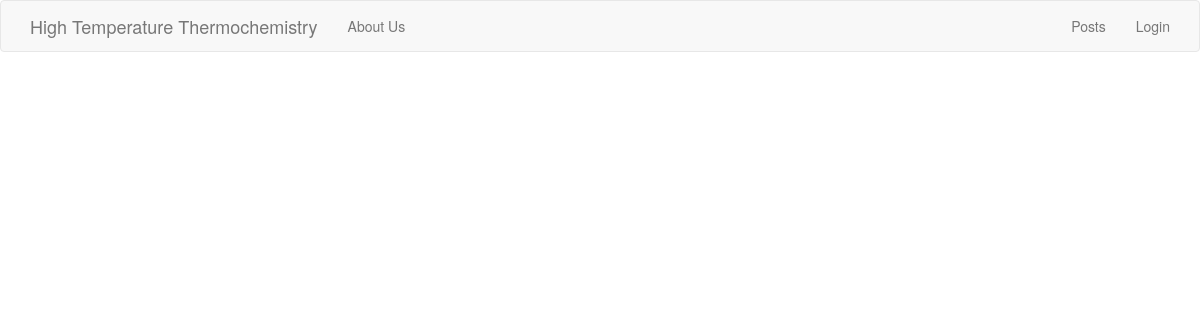
The app's page /post_list2/, older data.
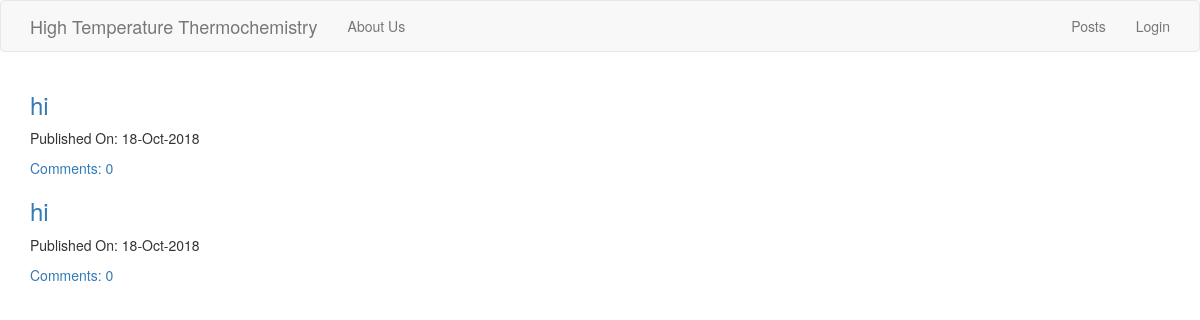
The same page, newer data.
### blog/models.py (models this page shows, shortened)
class Post(models.Model):
    author = models.ForeignKey('MyUser', on_delete=models.CASCADE)
    title = models.CharField(max_length=200)
    text = models.TextField()
    created_date = models.DateTimeField(default=timezone.now)
    published_date = models.DateTimeField(blank=True, null=True)
    photo = models.ImageField(blank=True, null=True)
    document = models.FileField(blank=True, null=True, upload_to='documents/')
    where_to = [
        ('post_list', 'Post List'),
        ('post_list2', 'Post List2'),
    ]
    where_to_status = models.CharField(max_length=15, choices=where_to, default='post_list')
    def approve_comment(self):
        return self.comments.filter(approved_comment=True)

### blog/views.py (the view)
# urls.py: path('post_list2/', views.PostList2View.as_view(), name='post_list2'),
class PostList2View(ListView):
    model = Post
    def get_queryset(self):
        return Post.objects.filter(where_to_status='post_list2').order_by('-published_date')

### templates/blog/post_list.html
{% extends 'blog/base.html' %}
{% block content %}
    <div class="centerstage">
    {% for post in post_list %}
        <div class="post">
            <h3><a href="{% url 'post_detail' pk=post.pk %}">{{ post.title }}</a></h3>
            <div class="date">
                <p>Published On: {{ post.published_date|date:"d-M-Y" }}</p>
            </div>
            <a href="{% url 'post_detail' pk=post.pk %}">Comments: {{ post.approve_comment.count }}</a>
        </div>
    {% endfor %}
    </div>
{% endblock %}

### templates/blog/base.html (shortened to what this page needs)
<!DOCTYPE html>
<html lang="en">
<head>
<link rel="stylesheet" href="https://maxcdn.bootstrapcdn.com/bootstrap/3.3.7/css/bootstrap.min.css">
</head>
<body>
    <nav class="navbar navbar-default">
        <div class="container">
            <ul class="nav navbar-nav">
                <li><a class="navbar-brand bigbrand" href="{% url 'slide' %}">High Temperature Thermochemistry</a></li>
                <li><a href="{% url 'about' %}">About Us</a></li>
            </ul>
            <ul class="nav navbar-nav navbar-right">
                {% if user.is_authenticated %}
                    <li><a href="{% url 'post_list' %}">Category 1</a></li>
                    <li><a href="{% url 'post_list2' %}">Category 2</a></li>
                    <li><a href="{% url 'post_form' %}">New Post</a></li>
                    <li><a href="{% url 'post_draft_list' %}">Drafts</a></li>
                    <li><a href="{% url 'logout' %}">Log Out</a></li>
                    <li>
                        <a>Welcome: {{ user.username }}</a>
                    </li>
                {% else %}
                    <li><a href="{% url 'post_list' %}">Posts</a></li>
                    <li><a href="{% url 'login' %}">Login</a></li>
                {% endif %}
            </ul>
        </div>
    </nav>
    <div class="content container">
        {% block content %}
        {% endblock %}
    </div>
</body>
</html>

Row changes from the older to the newer data that the page shows:
added Post: title "hi", published_date "18-Oct-2018", approve_comment.count "0"
added Post: title "hi", published_date "18-Oct-2018", approve_comment.count "0"
